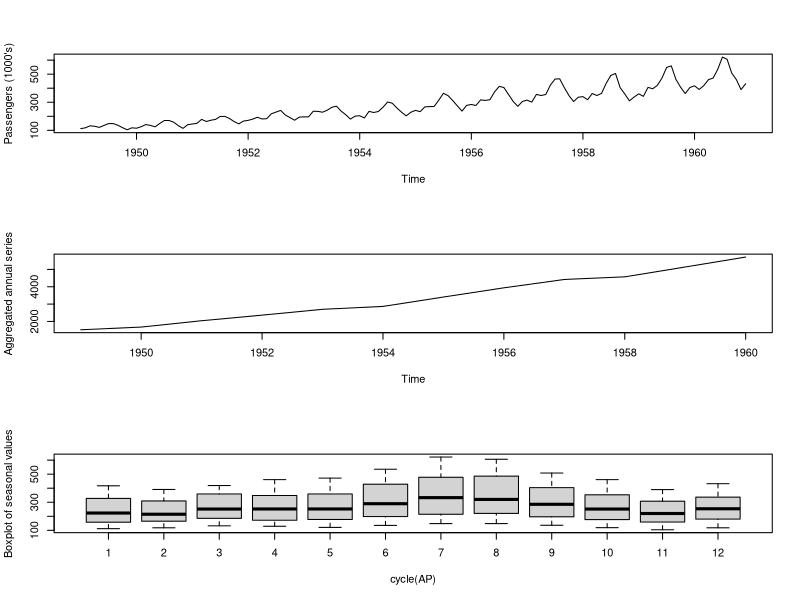

Write the R code that produced this figure.

getPerformance = function(pred , val) {
  	res = pred - val
  	MAE = sum(abs(res)) / length(val) 
  	RSS = sum(res^2)
  	MSE = RSS / length(val)
  	RMSE = sqrt(MSE)
  	R2 = 1 - ( RSS/ ( sum((val-mean(val))^2) ) )
  	
  	perf = data.frame(MAE,RSS,MSE,RMSE,R2)
}



################
# CAP 1 
################

############# passengers aggregate annual series and seasonal values  
data(AirPassengers)
AP = AirPassengers
par(mfrow=c(3,1))
plot(AP , ylab = "Passengers (1000's)")
plot(aggregate(AP) , ylab="Aggregated annual series")
boxplot(AP ~ cycle(AP) , ylab = "Boxplot of seasonal values")


